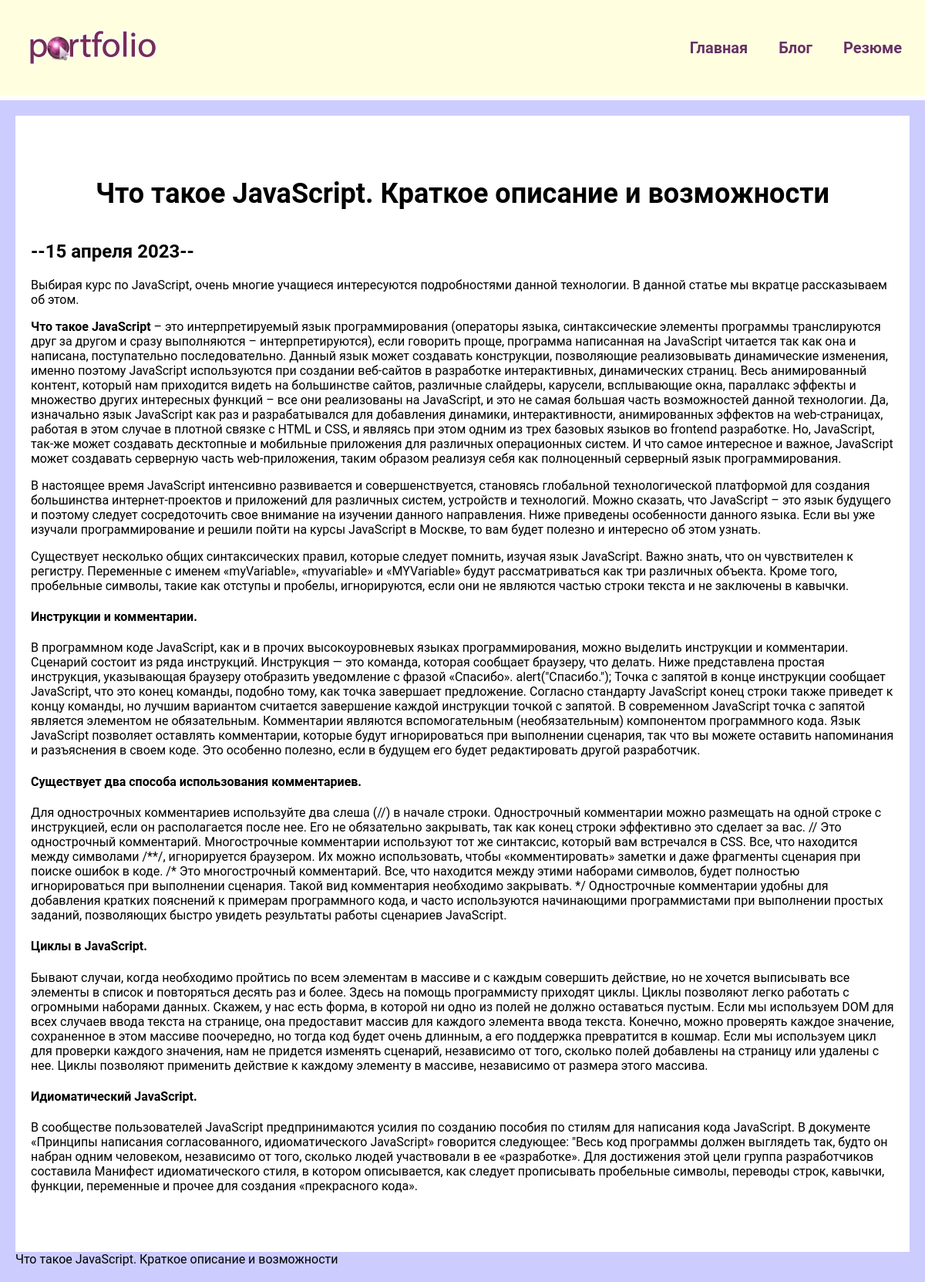
/blog/5/, run on the app's committed database.
### blog/models.py (models this page shows)
class Blog(models.Model):
    title = models.CharField(max_length=200)
    description = models.TextField()
    date = models.DateTimeField()
    def __str__(self):
        return self.title

### blog/views.py (the view)
# urls.py: path('<int:blog_id>/', views.detail, name='detail'),
def detail(request, blog_id):
    blog = get_object_or_404(Blog, pk=blog_id)
    return render(request, 'blog/details.html', {'blog': blog})

### blog/templates/blog/details.html
{% extends 'skills/base.html' %}
{% block content %}
<div class="detail">
    <h1>{{ blog.title }}</h1>
    <h2>--{{ blog.date|date:'j E Y' }}--</h2>
    {{ blog.description|safe }}
</div>
{{ blog }}
{% endblock %}

### skills/static/css/style.css (style rules this page uses)
body { background: #CCF; padding: 0; margin: 0; font-family: 'Roboto', sans-serif; }
.content h1 { text-align: center; margin: 60px 0 40px; font-size: 36px }
.detail { background: #FFF; padding: 20px 20px 60px 20px; box-sizing: border-box; }

### data on the page
Blog: title "Что такое JavaScript. Краткое описание и возможности", date "15 апреля 2023", description "Выбирая курс по JavaScript, очень многие учащиеся интересуются подробностями данной технологии. В данной статье мы вкратце рассказываем об этом. Что такое JavaScript – это интерпретируемый язык программирования (операторы языка, синтаксические элементы программы транслируются друг за другом и сразу выполняются – интерпретируются), если говорить проще, программа написанная на JavaScript читается так как она и написана, поступательно последовательно. Данный язык может создавать конструкции, позволяющие реализовывать динамические изменения, именно поэтому JavaScript используются при создании веб-сайтов в разработке интерактивных, динамических страниц. Весь анимированный контент, который нам…"
